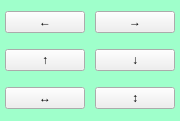
   <widget class="QFrame" name="container_dock">
    <property name="geometry">
     <rect>
      <x>10</x>
      <y>500</y>
      <width>81</width>
      <height>121</height>
     </rect>
    </property>
    <property name="styleSheet">
     <string notr="true">QFrame {
	background-color: rgba(74, 255, 155, 80);
}</string>
    </property>
    <layout class="QGridLayout" name="gridLayout_2">
     <property name="leftMargin">
      <number>5</number>
     </property>
     <property name="topMargin">
      <number>5</number>
     </property>
     <property name="rightMargin">
      <number>5</number>
     </property>
     <property name="bottomMargin">
      <number>5</number>
     </property>
     <property name="spacing">
      <number>10</number>
     </property>
     <item row="0" column="0">
      <widget class="QPushButton" name="button_dock_left">
       <property name="text">
        <string>←</string>
       </property>
      </widget>
     </item>
     <item row="1" column="1">
      <widget class="QPushButton" name="button_dock_down">
       <property name="text">
        <string>↓</string>
       </property>
      </widget>
     </item>
     <item row="1" column="0">
      <widget class="QPushButton" name="button_dock_up">
       <property name="text">
        <string>↑</string>
       </property>
      </widget>
     </item>
     <item row="0" column="1">
      <widget class="QPushButton" name="button_dock_right">
       <property name="text">
        <string>→</string>
       </property>
      </widget>
     </item>
     <item row="2" column="0">
      <widget class="QPushButton" name="button_dock_h_center">
       <property name="maximumSize">
        <size>
         <width>90</width>
         <height>16777215</height>
        </size>
       </property>
       <property name="text">
        <string>↔</string>
       </property>
      </widget>
     </item>
     <item row="2" column="1">
      <widget class="QPushButton" name="button_dock_v_center">
       <property name="maximumSize">
        <size>
         <width>90</width>
         <height>16777215</height>
        </size>
       </property>
       <property name="text">
        <string>↕</string>
       </property>
      </widget>
     </item>
    </layout>
   </widget>
